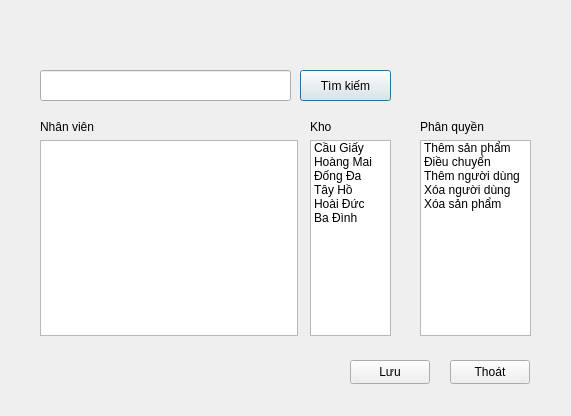
<?xml version="1.0" encoding="UTF-8"?>
<ui version="4.0">
 <class>setpermission</class>
 <widget class="QDialog" name="setpermission">
  <property name="geometry">
   <rect>
    <x>0</x>
    <y>0</y>
    <width>571</width>
    <height>416</height>
   </rect>
  </property>
  <property name="windowTitle">
   <string>Phân quyền</string>
  </property>
  <widget class="QLineEdit" name="le_fullname">
   <property name="geometry">
    <rect>
     <x>40</x>
     <y>70</y>
     <width>251</width>
     <height>31</height>
    </rect>
   </property>
  </widget>
  <widget class="QPushButton" name="pb_search">
   <property name="geometry">
    <rect>
     <x>300</x>
     <y>70</y>
     <width>91</width>
     <height>31</height>
    </rect>
   </property>
   <property name="text">
    <string>Tìm kiếm</string>
   </property>
  </widget>
  <widget class="QPushButton" name="pb_save">
   <property name="geometry">
    <rect>
     <x>350</x>
     <y>360</y>
     <width>80</width>
     <height>24</height>
    </rect>
   </property>
   <property name="text">
    <string>Lưu</string>
   </property>
  </widget>
  <widget class="QPushButton" name="pb_out">
   <property name="geometry">
    <rect>
     <x>450</x>
     <y>360</y>
     <width>80</width>
     <height>24</height>
    </rect>
   </property>
   <property name="text">
    <string>Thoát</string>
   </property>
  </widget>
  <widget class="QWidget" name="layoutWidget">
   <property name="geometry">
    <rect>
     <x>40</x>
     <y>120</y>
     <width>258</width>
     <height>216</height>
    </rect>
   </property>
   <layout class="QVBoxLayout" name="verticalLayout_3">
    <item>
     <widget class="QLabel" name="label">
      <property name="text">
       <string>Nhân viên</string>
      </property>
     </widget>
    </item>
    <item>
     <widget class="QListView" name="listView"/>
    </item>
   </layout>
  </widget>
  <widget class="QWidget" name="layoutWidget">
   <property name="geometry">
    <rect>
     <x>310</x>
     <y>120</y>
     <width>81</width>
     <height>216</height>
    </rect>
   </property>
   <layout class="QVBoxLayout" name="verticalLayout">
    <item>
     <widget class="QLabel" name="label_2">
      <property name="text">
       <string>Kho</string>
      </property>
     </widget>
    </item>
    <item>
     <widget class="QListWidget" name="lw_warehouse">
      <property name="selectionMode">
       <enum>QAbstractItemView::SingleSelection</enum>
      </property>
      <item>
       <property name="text">
        <string>Cầu Giấy</string>
       </property>
      </item>
      <item>
       <property name="text">
        <string>Hoàng Mai</string>
       </property>
      </item>
      <item>
       <property name="text">
        <string>Đống Đa</string>
       </property>
      </item>
      <item>
       <property name="text">
        <string>Tây Hồ</string>
       </property>
      </item>
      <item>
       <property name="text">
        <string>Hoài Đức</string>
       </property>
      </item>
      <item>
       <property name="text">
        <string>Ba Đình</string>
       </property>
      </item>
      <item>
       <property name="text">
        <string/>
       </property>
      </item>
     </widget>
    </item>
   </layout>
  </widget>
  <widget class="QWidget" name="layoutWidget">
   <property name="geometry">
    <rect>
     <x>420</x>
     <y>120</y>
     <width>111</width>
     <height>216</height>
    </rect>
   </property>
   <layout class="QVBoxLayout" name="verticalLayout_2">
    <item>
     <widget class="QLabel" name="label_3">
      <property name="text">
       <string>Phân quyền</string>
      </property>
     </widget>
    </item>
    <item>
     <widget class="QListWidget" name="lw_permission">
      <property name="selectionMode">
       <enum>QAbstractItemView::MultiSelection</enum>
      </property>
      <item>
       <property name="text">
        <string>Thêm sản phẩm</string>
       </property>
      </item>
      <item>
       <property name="text">
        <string>Điều chuyển</string>
       </property>
      </item>
      <item>
       <property name="text">
        <string>Thêm người dùng</string>
       </property>
      </item>
      <item>
       <property name="text">
        <string>Xóa người dùng</string>
       </property>
      </item>
      <item>
       <property name="text">
        <string>Xóa sản phẩm</string>
       </property>
      </item>
     </widget>
    </item>
   </layout>
  </widget>
 </widget>
 <resources/>
 <connections/>
</ui>
